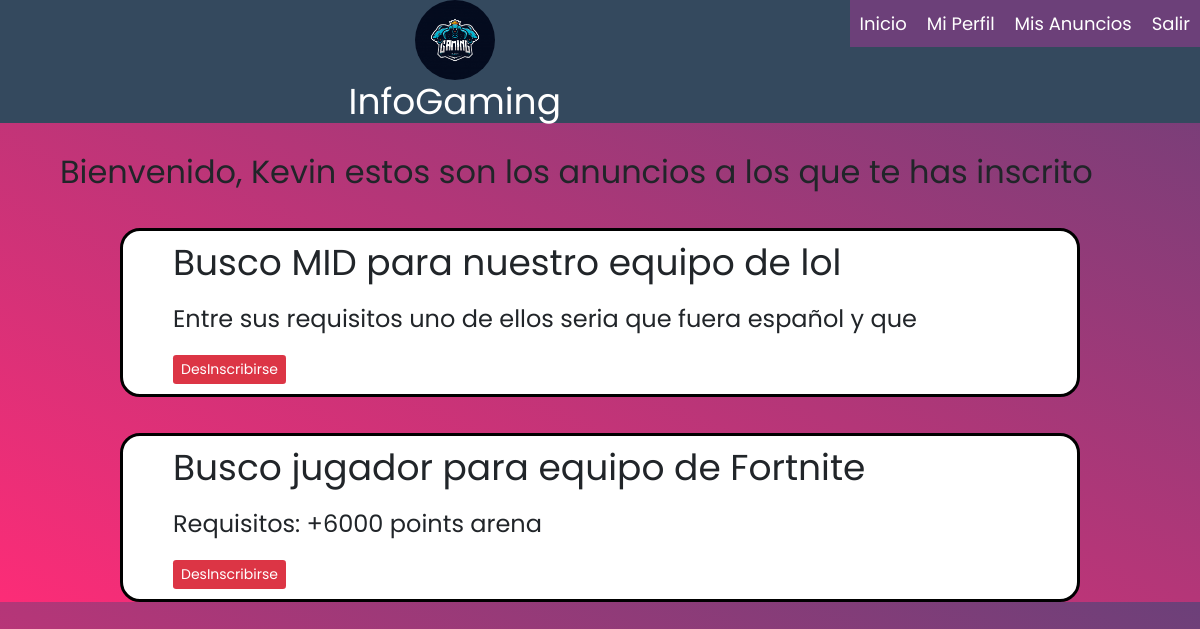
The app's page /ProyectoFinal/anunciosUsuario.php (signed in) with its own data.
### tables this page shows
CREATE TABLE `usuario` (
  `id_usuario` int(11) NOT NULL,
  `nombre` varchar(90) NOT NULL,
  `apellidos` varchar(90) NOT NULL,
  `password` varchar(90) NOT NULL,
  `dni` varchar(90) NOT NULL,
  `email` varchar(90) NOT NULL,
  `fecha_nacimiento` date NOT NULL,
  `telefono` int(11) NOT NULL,
  `id_juego` int(11) NOT NULL
);

CREATE TABLE `anuncios` (
  `id_anuncio` int(11) NOT NULL,
  `titulo` varchar(250) DEFAULT NULL,
  `descripcion` varchar(400) DEFAULT NULL,
  `id_empresa` int(11) NOT NULL
);

### ProyectoFinal/mostrarmisAnuncios.php (the view, shortened to what this page needs)
<?php
	require_once 'login/conexion.php';
$id_usuario= $_COOKIE['usuario'];
$result = $conn->query("SELECT id_anuncio from relacion_anuncios_usuario where id_usuario = '$id_usuario'");
while($row1 = mysqli_fetch_array($result)){
$id_anuncio1 = $row1['id_anuncio'];
$result2 = $conn->query("SELECT * from anuncios where id_anuncio='$id_anuncio1'");
while($row = mysqli_fetch_array($result2)){
    $id_anuncio = $row['id_anuncio'];
    $titulo = $row['titulo'];
    $descripcion = $row['descripcion'];
    echo "<div class='anuncio'>";
    echo "<div class='textos'>";
    echo "<h1>".$titulo."</h1> <br><h3>".$descripcion."</h3><br>";
    echo "<form method='POST' action='desinscribirse.php'><button class='btn-sm btn-danger' class='inscribirse' name='id_anuncio' value='".$id_anuncio."' type='submit'>DesInscribirse</button></form>";
    echo "</div>";
    echo "</div>";
}
}
?>

### ProyectoFinal/anunciosUsuario.php (shortened to what this page needs)
<!DOCTYPE html>
<html lang="en">
<head>
</head>
    <?php
    require_once "scripts.php";
    include 'links.php';
    include 'login/conexion.php';
    $id_usuario = $_COOKIE['usuario'];
    $consss = "SELECT nombre from usuario where id_usuario = '$id_usuario'";
    $nombreUsuario=mysqli_query($conexion,$consss);
    $datoUsuario = mysqli_fetch_array($nombreUsuario);
?>
<body>
<header>
        <div class="titulo">
        <img src="logo.jpg" id="logo" alt="Logo Empresa">
        <h1>InfoGaming</h1>
        </div>
    <ul id="menu">
        <li><a href="indexUsuario.php">Inicio</a></li>
        <li><a href="editarUsuarioForm.php">Mi Perfil</a></li>
        <li><a href="anunciosUsuario.php">Mis Anuncios</a></li>
        <li><a href="salir.php">Salir</a></li>
    </ul>
    </header>
    <h1 id="bienvenido"> Bienvenido, <?php echo $datoUsuario['nombre'];?> estos son los anuncios a los que te has inscrito</h1>
    <?php include 'mostrarmisAnuncios.php';?>
</body>
</html>

### ProyectoFinal/style.css (style rules this page uses)
body { background: -webkit-linear-gradient(bottom left, #fc2c77 0%, #6c4079 100%); background: -moz-linear-gradient(bottom left, #fc2c77 0%, #6c4079 100%); background: -o-linear-gradient(bottom left, #fc2c77 0%, #6c4079 100%); background: linear-gradient(to top right, #fc2c77 0%, #6c4079 100%); height: 100%; }
header { height: 10%; width: 100%; background-color: #34495e; color: white; display: inline-flex; text-align: center; }
.titulo { margin-left: 5%; display: inline-block; }
#menu { padding: 0; text-decoration: none; color: white; float: right; }
#menu li { display: inline; }
#menu li a { font-size: 18px; text-decoration: none; float: left; padding: 10px; background-color: #6c4079; color: #fff; }
#logo { height: 80px; width: 80px; border-radius: 50px; border: white; }
.anuncio { margin-top: 3%; margin-left: 10%; width: 80%; padding-left: 30px; background-color: white; border: black solid; border-radius: 20px; padding: 10px; }
.textos { margin-left: 40px; }
#bienvenido { margin-top: 30px; margin-left: 5%; font-size: 32px; }

### ProyectoFinal/registro/css/main.css (style rules this page uses)
html { -webkit-box-sizing: border-box; -moz-box-sizing: border-box; box-sizing: border-box; }
* { padding: 0; margin: 0; }
*, *:before, *:after { -webkit-box-sizing: inherit; -moz-box-sizing: inherit; box-sizing: inherit; }
body, h1, h2, h3, h4, h5, h6, blockquote, p, pre, dl, dd, ol, ul, figure, hr, fieldset, legend { margin: 0; padding: 0; }
button { outline: none; background: none; border: none; }
body { font-family: "Poppins", "Arial", "Helvetica Neue", sans-serif; font-weight: 400; font-size: 14px; }
h1, h2, h3, h4, h5, h6 { font-weight: 400; }
h1 { font-size: 36px; }
h3 { font-size: 24px; }

### records on screen
usuario: nombre "Kevin"
anuncios: titulo "Busco MID para nuestro equipo de lol", descripcion "Entre sus requisitos uno de ellos seria que fuera español y que", $id_anuncio 23 (drawn)
anuncios: titulo "Busco jugador para equipo de Fortnite", descripcion "Requisitos: +6000 points arena", $id_anuncio 24 (drawn)
